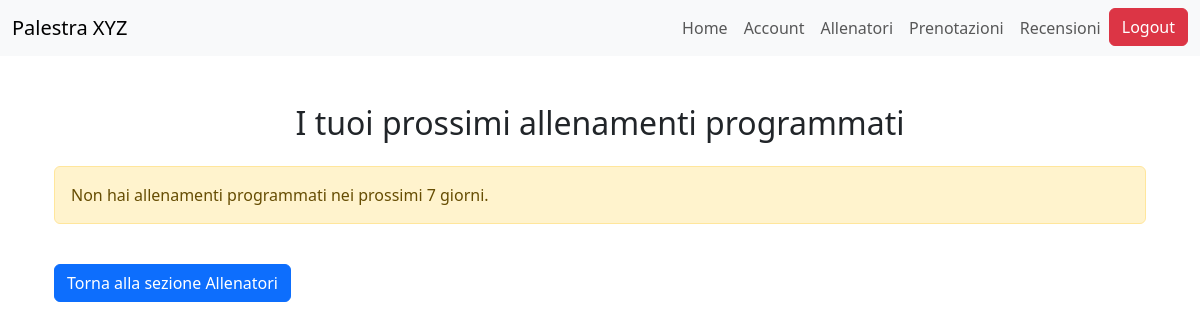
Page /trainers/allenamenti/ (signed in) on the earlier database version.
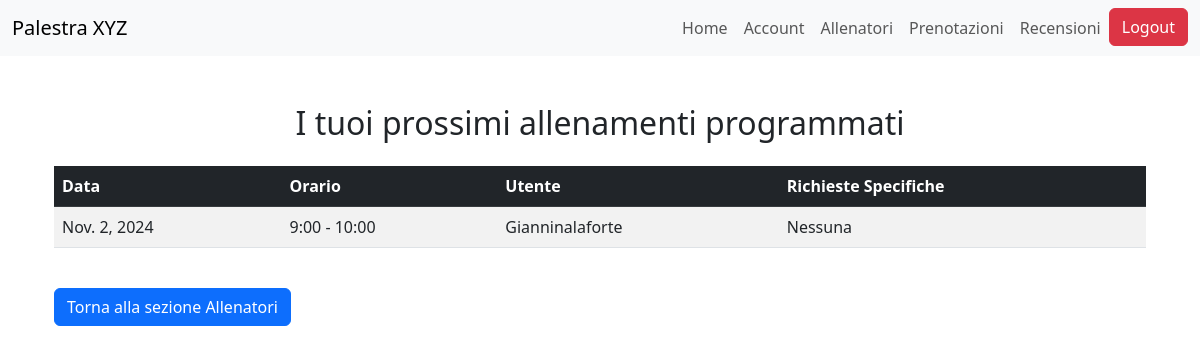
Same page on the later database version.
### bookings/models.py (models this page shows, shortened)
class Prenotazione(models.Model):
    registrato_utente = models.ForeignKey(RegistratoUtente, on_delete=models.CASCADE)
    personal_trainer = models.ForeignKey(PersonalTrainer, on_delete=models.CASCADE)
    richieste_specifiche = models.TextField(max_length=500, blank=True, null=True)
    ORARI_FASCIA = [
        (8, '8:00 - 9:00'),
        (9, '9:00 - 10:00'),
        (10, '10:00 - 11:00'),
        (11, '11:00 - 12:00'),
        (12, '12:00 - 13:00'),
        (13, '13:00 - 14:00'),
        (14, '14:00 - 15:00'),
        (15, '15:00 - 16:00'),
        (16, '16:00 - 17:00'),
        (17, '17:00 - 18:00'),
        (18, '18:00 - 19:00'),
    ]
    fascia_oraria = models.IntegerField(choices=ORARI_FASCIA)
    data_prenotazione = models.DateField()
    class Meta:
        unique_together = ('personal_trainer', 'fascia_oraria', 'data_prenotazione')
        verbose_name_plural = "Prenotazioni"

### accounts/models.py (models this page shows, shortened)
class RegistratoUtente(models.Model):
    user = models.OneToOneField(User, on_delete=models.CASCADE)
    nome = models.CharField(max_length=100)
    cognome = models.CharField(max_length=100)
    data_nascita = models.DateField()
    bio = models.TextField(max_length=500)
    SCELTA_PREFERENZE = [
        ("BB", "BodyBuilding"),
        ("PL", "PowerLifting"),
        ("CL", "Calisthenics"),
        ("ST", "StrongMen"),
        ("YG", "Yoga"),
        ("PS", "Pilates"),
        ("AR", "Aerobico")
    ]
    preferenze = models.CharField(max_length=2, choices=SCELTA_PREFERENZE)
    class Meta:
        verbose_name_plural = "UtentiRegistrati"

### trainers/views.py (the view)
# urls.py: path('allenamenti/', allenamenti_programmati, name='allenamenti_programmati'),
@login_required
def allenamenti_programmati(request):
    try:
        personal_trainer = PersonalTrainer.objects.get(user=request.user)
    except PersonalTrainer.DoesNotExist:
        return redirect('personal_trainer_home')
    allenamenti = Prenotazione.objects.filter(personal_trainer=personal_trainer, data_prenotazione__lt= timezone.now().date() + timedelta(days=7)).order_by('data_prenotazione', 'fascia_oraria')
    return render(request, 'trainers/allenamenti_programmati.html', {'allenamenti': allenamenti})

### trainers/templates/trainers/allenamenti_programmati.html
{% extends 'trainers/base.html' %}
{% block content %}
<div class="container mt-5">
    <h2 class="text-center mb-4">I tuoi prossimi allenamenti programmati</h2>
    {% if allenamenti %}
        <div class="table-responsive">
            <table class="table table-striped">
                <thead class="table-dark">
                    <tr>
                        <th>Data</th>
                        <th>Orario</th>
                        <th>Utente</th>
                        <th>Richieste Specifiche</th>
                    </tr>
                </thead>
                <tbody>
                    {% for allenamento in allenamenti %}
                        <tr>
                            <td>{{ allenamento.data_prenotazione }}</td>
                            <td>{{ allenamento.get_fascia_oraria_display }}</td>
                            <td>{{ allenamento.registrato_utente.user.username }}</td>
                            <td>{{ allenamento.richieste_specifiche|default:"Nessuna" }}</td>
                        </tr>
                    {% endfor %}
                </tbody>
            </table>
        </div>
    {% else %}
        <div class="alert alert-warning" role="alert">
            Non hai allenamenti programmati nei prossimi 7 giorni.
        </div>
    {% endif %}
<div>
    <br>
    <a href="{% url 'trainers:personal_trainer_home' %}" class="btn btn-primary">Torna alla sezione Allenatori</a>
    </div>
</div>
{% endblock %}

Differences in the rows shown:
added Prenotazione: data_prenotazione "Nov. 2, 2024", fascia_oraria "9:00 - 10:00", registrato_utente.user.username "Gianninalaforte", richieste_specifiche "Nessuna"
Other differences:
text no longer shown: "Non hai allenamenti programmati nei prossimi 7 giorni."
text now shown: "Data Orario Utente Richieste Specifiche"
